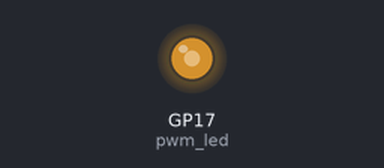
Bench run of a program on a simulated Raspberry Pi Pico running MicroPython. Shown: output pins drawn as LEDs (lit = HIGH).

Above: at 0.05 s.
Timing chart, 0 to 3.0 s (numbered marks = the images above):
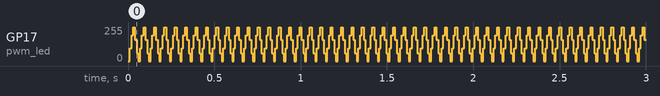

Measured:
- by itself, GP17 (pwm_led): repeats every 0.06 s: 195/255 0.01 s, 255/255 0.01 s, 158/255 0.01 s, 60/255 0.01 s, 0/255 0.01 s, 97/255 0.01 s

The program:

VT_ex2.py
```python
from machine import Pin, PWM
import time

pwm_led = PWM(Pin(17, mode=Pin.OUT))

pwm_led.freq(1_000)


while True:
    for i in range(0, 65535, 25000): # on incremente de 1000
        pwm_led.duty_u16(i) # on lui donne la valeur i
        time.sleep(0.01) # on attend 0.01 seconde
    for i in range(65535, 0, -25000): # on decremente de 1000
        pwm_led.duty_u16(i) # on lui donne la valeur i
        time.sleep(0.01) # on attend 0.01 seconde
```
